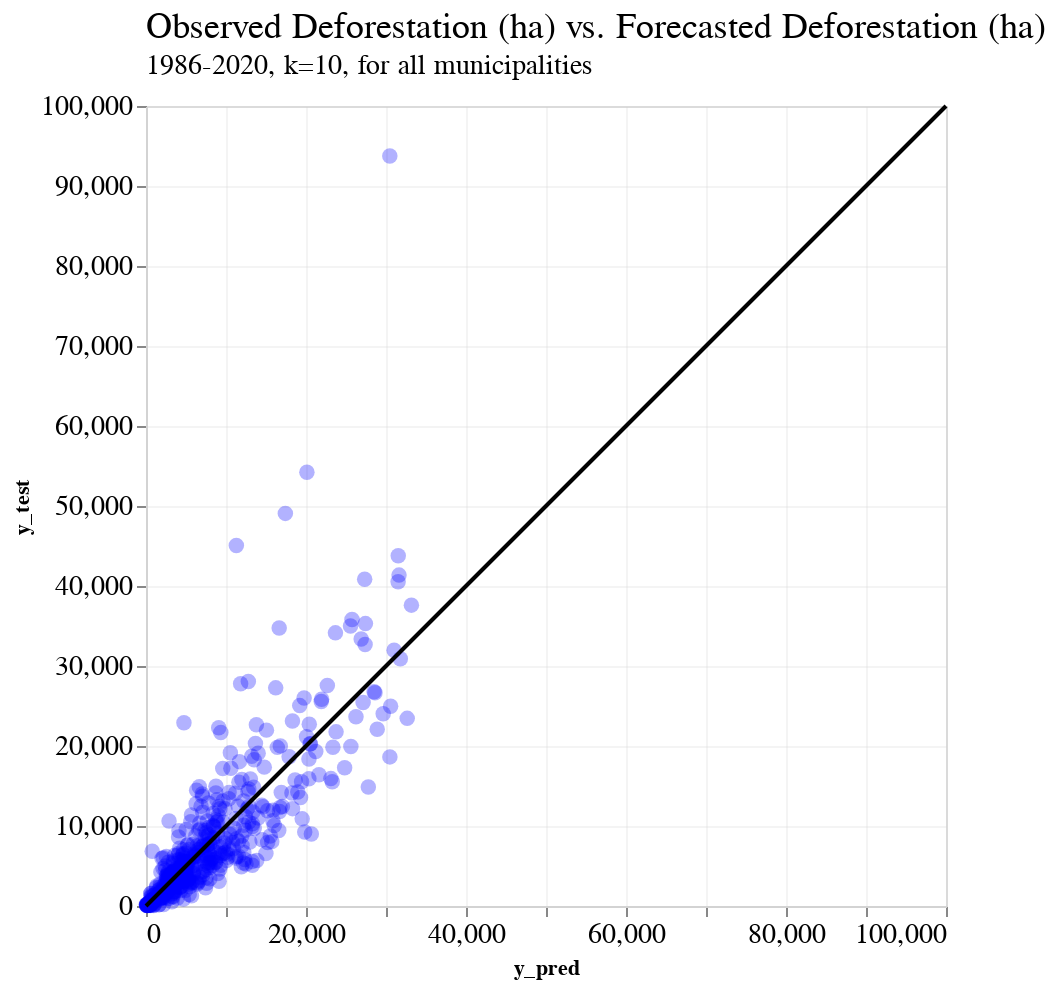

Notebook code for this chart:
### Code cell
line = pd.DataFrame({
    'y_pred': [0, 100000],
    'y_test': [0, 100000],
})

line_chart = alt.Chart(line).mark_line(color= 'black').encode(
    x= 'y_pred',
    y= 'y_test'
)

scatter_chart = alt.Chart(final_prediction_df_w_index).mark_circle(size=60, opacity=0.3, color="blue").encode(
    x=alt.X('y_pred', scale=alt.Scale(domain=[0, 100000])),
    y=alt.Y('y_test', scale=alt.Scale(domain=[0, 100000])),
).properties(
    width=400,
    height=400,
    title=science_theme_title(
        text="Observed Deforestation (ha) vs. Forecasted Deforestation (ha)", 
        subtitle="1986-2020, k=10, for all municipalities"
    )
)

( scatter_chart + line_chart)

### Figure 1 — Vega-Lite specification as saved in the notebook (floating-point values rounded to 4 significant figures; data arrays with more than 128 entries replaced by an {"elided": "..."} marker saying what was removed)
{"config": {"view": {"width": 533.3, "height": 300.0, "fill": "white"}, "title": {"align": "left", "anchor": "start", "frame": "group", "font": "Helvetica Neue", "fontSize": 18, "dy": -2, "subtitleFont": "Helvetica Neue", "subtitleFontSize": 14, "fontWeight": "normal"}, "axis": {"domainColor": "lightGrey", "gridColor": "lightGrey", "gridWidth": 0.25, "titleFont": "Helvetica Neue", "titleFontSize": 11, "labelFont": "Helvetica Neue", "labelFontSize": 14}, "legend": {"layout": {"anchor": "start"}, "labelLimit": 0, "titleFontSize": 14, "titleFont": "Helvetica Neue", "labelFontSize": 14, "labelFont": "Helvetica Neue"}, "header": {"title": null, "titleFont": "Helvetica Neue", "labelFont": "Helvetica Neue", "labelFontSize": 14, "labelPadding": 2}, "range": {"category": ["#0C66B5", "#BA1D32", "#0F8E40", "#E56F20", "#862BAF", "#626D69", "#ED5087", "#3DB9E2", "#51DB63", "#E26868", "#FFB270", "#B37CEA", "#A8A1A4", "#FF87CD"]}}, "layer": [{"data": {"name": "data-f80d1af5e1d1f98a38f284afe7bb4ed6"}, "mark": {"type": "circle", "color": "blue", "opacity": 0.3, "size": 60}, "encoding": {"x": {"field": "y_pred", "scale": {"domain": [0, 100000]}, "type": "quantitative"}, "y": {"field": "y_test", "scale": {"domain": [0, 100000]}, "type": "quantitative"}}, "height": 400, "title": {"align": "left", "anchor": "start", "frame": "group", "font": "Helvetica Neue", "fontSize": 18, "dy": -2, "subtitleFont": "Helvetica Neue", "subtitleFontSize": 14, "fontWeight": "normal", "text": "Observed Deforestation (ha) vs. Forecasted Deforestation (ha)", "subtitle": "1986-2020, k=10, for all municipalities"}, "width": 400}, {"data": {"name": "data-c9fb9da065966c1adace46ee4dfa3e56"}, "mark": {"type": "line", "color": "black"}, "encoding": {"x": {"field": "y_pred", "type": "quantitative"}, "y": {"field": "y_test", "type": "quantitative"}}}], "$schema": "https://vega.github.io/schema/vega-lite/v4.17.0.json", "datasets": {"data-f80d1af5e1d1f98a38f284afe7bb4ed6": {"elided": "500 records"}, "data-c9fb9da065966c1adace46ee4dfa3e56": [{"y_pred": 0, "y_test": 0}, {"y_pred": 100000, "y_test": 100000}]}}
